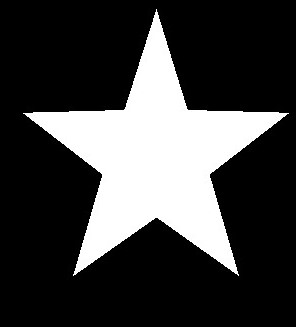
#> input picture U5/star.png, 296 x 327 px
$ python '10_轮廓常用的各种比.py'   (older library calls are emulated)
#> lines starting #> are read from the running program, lines starting #| are printed output that depends on the picture; after the words box and inside, x2 and y2 are one past the last pixel; in counts of white or black regions, pixels touching at a corner belong together
#!/usr/bin/env python3
# -*- coding:UTF8 -*-

"""
轮廓的性质
"""
import cv2 as cv
import numpy as np

if __name__ == "__main__":
    # # 生成一张黑色背景的图像
    #   img = np.zeros((512, 512, 3), np.uint8)

    #   #添加一个矩形
    #   img[100:300, 100:400, :3] = 255
    img1 = cv.imread('star.png')
#> img1 is the input picture: shape (327, 296, 3); min 0, max 255, mean 63.9
    img=cv.resize(img1,None,fx=0.5,fy=0.5,interpolation=cv.INTER_CUBIC)


    # 灰度a
    gray = cv.cvtColor(img, cv.COLOR_BGR2GRAY)

    # 简单阈值的二值化
    ret, thresh = cv.threshold(gray, 0, 255, cv.THRESH_BINARY+cv.THRESH_OTSU)
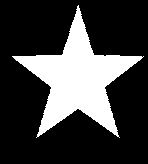
#> thresh: shape (164, 148); 25.1% white; 1 white region
#> ret = 126

    if (cv.__version__[0] == '4'):
        # 查找轮廓
        contours, hierarchy = cv.findContours(thresh, cv.RETR_TREE, cv.CHAIN_APPROX_SIMPLE)
#> contours = 1 contour; box (x1, y1, x2, y2) and area: (12, 5, 144, 138) 5858
    else:
        _, contours, hierarchy = cv.findContours(thresh, cv.RETR_TREE, cv.CHAIN_APPROX_SIMPLE)

    cnt = contours[0]
#> cnt = contour of 244 points, box (x1, y1, x2, y2) (12, 5, 144, 138), area 5858

    # 长宽比
    x, y, w, h = cv.boundingRect(cnt)
#> x = 12; y = 5; w = 132; h = 133
    aspect_ratio = w / h
#> aspect_ratio = 0.992
    print('长宽比：{:.2f}'.format(aspect_ratio))
#| 长宽比：0.99
    img = cv.rectangle(img, (x, y), (x + w, y + h), (0, 255, 0), 2, cv.LINE_AA)

    # 轮廓面积与边界矩形比：
    area = cv.contourArea(cnt)
#> area = 5857.5
    x, y, w, h = cv.boundingRect(cnt)
    rect_area = w * h
#> rect_area = 17556
    extent = float(area) / rect_area
#> extent = 0.334
    print('轮廓面积与边界矩形比：{:.2f}'.format(extent))
#| 轮廓面积与边界矩形比：0.33

    # 轮廓面积和凸包面积比：
    area = cv.contourArea(cnt)
    hull = cv.convexHull(cnt)
#> hull = [[143, 56], [119, 137], [36, 137], [12, 56], [78, 5]]
    hull_area = cv.contourArea(hull)
#> hull_area = 12007.5
    solidity = float(area) / hull_area
#> solidity = 0.488
    print('轮廓面积和凸包面积比:{:.2f}'.format(solidity))
#| 轮廓面积和凸包面积比:0.49
    cv.drawContours(img, [hull], 0, (0, 0, 255), 2, cv.LINE_AA)
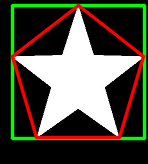
#> img: shape (164, 148, 3); mean B, G, R 63.5, 79.7, 78.1

    # 与轮廓面积相等圆直径：
    area = cv.contourArea(cnt)
    equi_diameter = np.sqrt(4 * area / np.pi)
#> equi_diameter = 86.36
    print('与轮廓面积相等圆直径：{:.2f}'.format(equi_diameter))
#| 与轮廓面积相等圆直径：86.36

    cv.imshow("Output", img)

    cv.waitKey(0)
    cv.destroyAllWindows()
